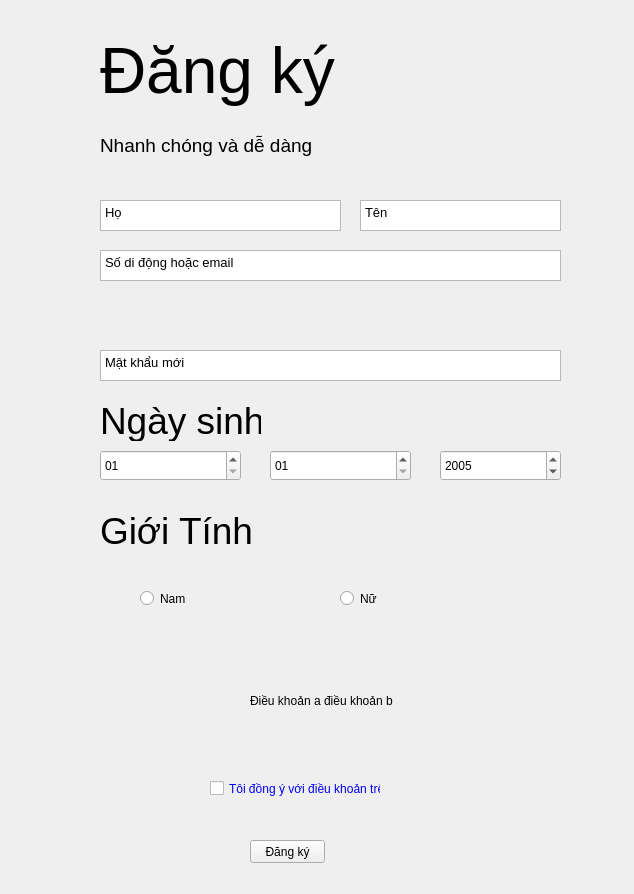
<?xml version="1.0" encoding="UTF-8"?>
<ui version="4.0">
 <class>Form</class>
 <widget class="QWidget" name="Form">
  <property name="geometry">
   <rect>
    <x>0</x>
    <y>0</y>
    <width>634</width>
    <height>894</height>
   </rect>
  </property>
  <property name="windowTitle">
   <string>Form</string>
  </property>
  <widget class="QLabel" name="label">
   <property name="geometry">
    <rect>
     <x>100</x>
     <y>20</y>
     <width>241</width>
     <height>101</height>
    </rect>
   </property>
   <property name="font">
    <font>
     <pointsize>48</pointsize>
    </font>
   </property>
   <property name="text">
    <string>Đăng ký</string>
   </property>
  </widget>
  <widget class="QPlainTextEdit" name="plainTextEdit">
   <property name="geometry">
    <rect>
     <x>100</x>
     <y>200</y>
     <width>241</width>
     <height>31</height>
    </rect>
   </property>
   <property name="font">
    <font>
     <pointsize>10</pointsize>
    </font>
   </property>
   <property name="plainText">
    <string>Họ</string>
   </property>
  </widget>
  <widget class="QPlainTextEdit" name="plainTextEdit_2">
   <property name="geometry">
    <rect>
     <x>360</x>
     <y>200</y>
     <width>201</width>
     <height>31</height>
    </rect>
   </property>
   <property name="font">
    <font>
     <pointsize>10</pointsize>
    </font>
   </property>
   <property name="plainText">
    <string>Tên</string>
   </property>
  </widget>
  <widget class="QPlainTextEdit" name="plainTextEdit_3">
   <property name="geometry">
    <rect>
     <x>100</x>
     <y>250</y>
     <width>461</width>
     <height>31</height>
    </rect>
   </property>
   <property name="font">
    <font>
     <pointsize>10</pointsize>
    </font>
   </property>
   <property name="plainText">
    <string>Số di động hoặc email</string>
   </property>
  </widget>
  <widget class="QPlainTextEdit" name="plainTextEdit_4">
   <property name="geometry">
    <rect>
     <x>100</x>
     <y>350</y>
     <width>461</width>
     <height>31</height>
    </rect>
   </property>
   <property name="font">
    <font>
     <pointsize>10</pointsize>
    </font>
   </property>
   <property name="plainText">
    <string>Mật khẩu mới</string>
   </property>
  </widget>
  <widget class="QLabel" name="label_2">
   <property name="geometry">
    <rect>
     <x>100</x>
     <y>130</y>
     <width>221</width>
     <height>31</height>
    </rect>
   </property>
   <property name="font">
    <font>
     <pointsize>14</pointsize>
    </font>
   </property>
   <property name="text">
    <string>Nhanh chóng và dễ dàng</string>
   </property>
  </widget>
  <widget class="QLabel" name="label_3">
   <property name="geometry">
    <rect>
     <x>100</x>
     <y>400</y>
     <width>161</width>
     <height>41</height>
    </rect>
   </property>
   <property name="font">
    <font>
     <pointsize>28</pointsize>
    </font>
   </property>
   <property name="text">
    <string>Ngày sinh</string>
   </property>
  </widget>
  <widget class="QDateEdit" name="dateEdit">
   <property name="geometry">
    <rect>
     <x>440</x>
     <y>450</y>
     <width>121</width>
     <height>31</height>
    </rect>
   </property>
   <property name="font">
    <font>
     <kerning>true</kerning>
    </font>
   </property>
   <property name="displayFormat">
    <string>yyyy </string>
   </property>
   <property name="date">
    <date>
     <year>2005</year>
     <month>10</month>
     <day>1</day>
    </date>
   </property>
  </widget>
  <widget class="QLabel" name="label_4">
   <property name="geometry">
    <rect>
     <x>100</x>
     <y>510</y>
     <width>171</width>
     <height>41</height>
    </rect>
   </property>
   <property name="font">
    <font>
     <pointsize>28</pointsize>
    </font>
   </property>
   <property name="text">
    <string>Giới Tính</string>
   </property>
  </widget>
  <widget class="QRadioButton" name="radioButton">
   <property name="geometry">
    <rect>
     <x>140</x>
     <y>590</y>
     <width>82</width>
     <height>17</height>
    </rect>
   </property>
   <property name="text">
    <string>Nam</string>
   </property>
  </widget>
  <widget class="QRadioButton" name="radioButton_2">
   <property name="geometry">
    <rect>
     <x>340</x>
     <y>590</y>
     <width>82</width>
     <height>17</height>
    </rect>
   </property>
   <property name="text">
    <string>Nữ</string>
   </property>
  </widget>
  <widget class="QCheckBox" name="checkBox">
   <property name="geometry">
    <rect>
     <x>210</x>
     <y>780</y>
     <width>171</width>
     <height>17</height>
    </rect>
   </property>
   <property name="styleSheet">
    <string notr="true">color: rgb(0, 0, 255)</string>
   </property>
   <property name="text">
    <string>Tôi đồng ý với điều khoản trên</string>
   </property>
  </widget>
  <widget class="QLabel" name="label_5">
   <property name="geometry">
    <rect>
     <x>250</x>
     <y>660</y>
     <width>231</width>
     <height>81</height>
    </rect>
   </property>
   <property name="text">
    <string>Điều khoản a điều khoản b </string>
   </property>
  </widget>
  <widget class="QPushButton" name="pushButton">
   <property name="geometry">
    <rect>
     <x>250</x>
     <y>840</y>
     <width>75</width>
     <height>23</height>
    </rect>
   </property>
   <property name="text">
    <string>Đăng ký</string>
   </property>
  </widget>
  <widget class="QDateEdit" name="dateEdit_2">
   <property name="geometry">
    <rect>
     <x>270</x>
     <y>450</y>
     <width>141</width>
     <height>31</height>
    </rect>
   </property>
   <property name="displayFormat">
    <string>MM</string>
   </property>
  </widget>
  <widget class="QDateEdit" name="dateEdit_3">
   <property name="geometry">
    <rect>
     <x>100</x>
     <y>450</y>
     <width>141</width>
     <height>31</height>
    </rect>
   </property>
   <property name="frame">
    <bool>true</bool>
   </property>
   <property name="keyboardTracking">
    <bool>true</bool>
   </property>
   <property name="displayFormat">
    <string>dd</string>
   </property>
  </widget>
 </widget>
 <resources/>
 <connections/>
</ui>
